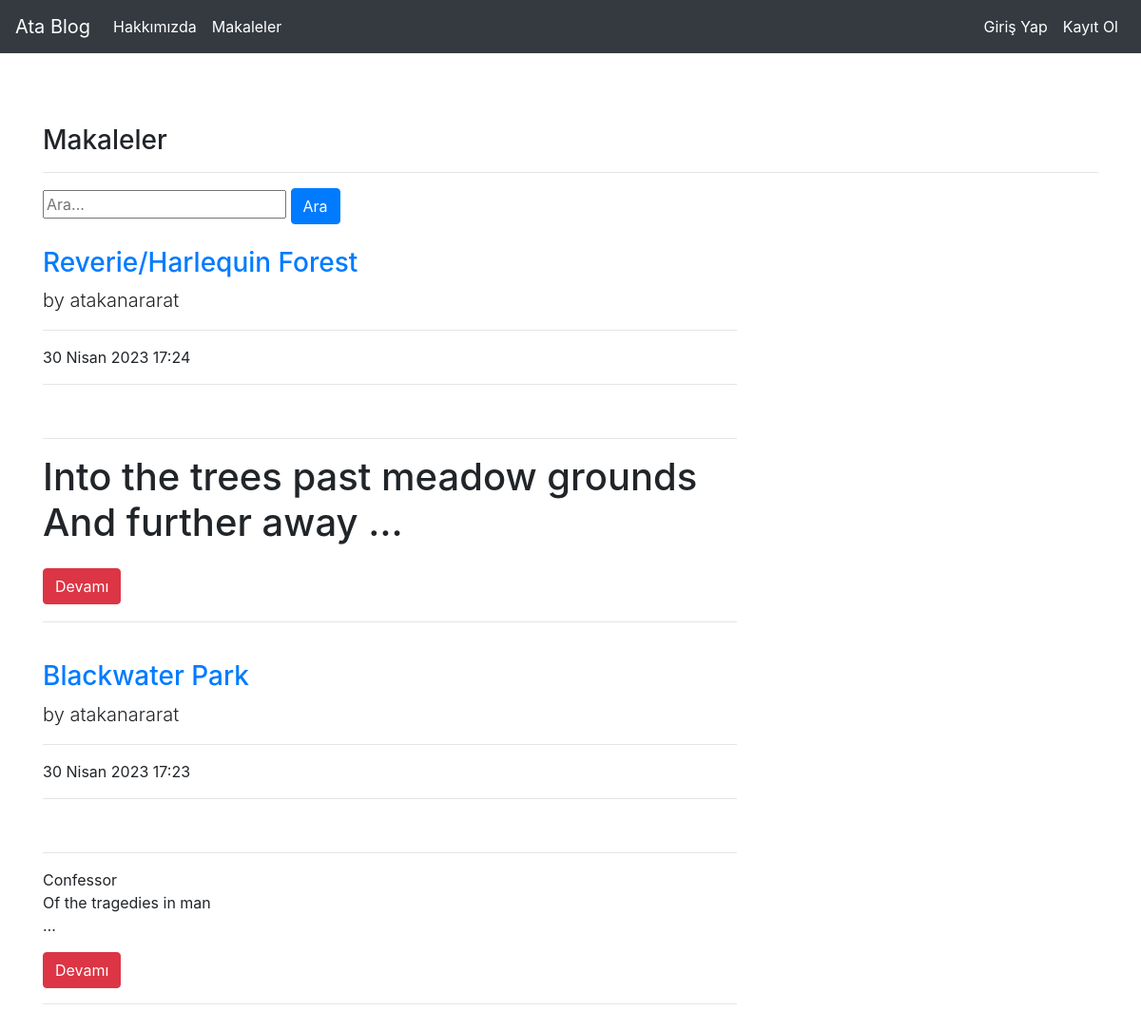
The app's page /articles/ with its own data.
### article/models.py (models this page shows, shortened)
class Article(models.Model):
    author=models.ForeignKey("auth.User",on_delete=models.CASCADE,verbose_name="Yazar")
    title=models.CharField(max_length=50,verbose_name="Başlık")
    content=RichTextField()
    created_date = models.DateTimeField(auto_now_add=True,verbose_name="Oluşturulma Tarihi")
    article_image=models.FileField(blank=True,null=True,verbose_name="Eklenti")
    class Meta :
        ordering = ["-created_date"]

### article/views.py (the view)
# urls.py: path('', views.articles , name="articles"),
def articles(request):
    keyword = request.GET.get("keyword")
    if keyword:
        articles=Article.objects.filter(title__contains=keyword)
        return render(request,"articles.html",{"articles":articles})
    articles=Article.objects.all()
    return render(request,"articles.html",{"articles":articles})

### templates/articles.html (shortened to what this page needs)
{% extends "layout.html" %}
{% block body %}
<h3>Makaleler</h3>
<hr>
<form>
    <input type="text" name="keyword" class="input-sm" maxlength="64" placeholder="Ara...">
<button type="submit" class="btn btn-primary">Ara</button>
</form>
{% if articles %}
{% for article in articles %}
    <div class="row">
        <div class="col-lg-8">
        <a href="{% url 'article:detail' article.id %}"><h3 class="mt-4">{{article.title}}</h3></a>
        <p class="lead">
        by
        {{article.author.username}}
        </p>
        <hr>
        <p>{{article.created_date}}</p>
        <hr>
        <hr>
        <p class="lead">
        {{article.content|safe|truncatewords:10}}
            </p>
        <a href="{% url 'article:detail' article.id %}" class = "btn btn-danger">Devamı</a>
            <hr>
        </div>
    </div>
{% endfor %}
{% else %}
<div class="alert alert-danger">
    Makale Bulunamadı !
</div>
{% endif %}
{% endblock body %}

### records on screen
Article: title "Reverie/Harlequin Forest", author.username "atakanararat", created_date "30 Nisan 2023 17:24", content "Into the trees past meadow grounds And further away …"
Article: title "Blackwater Park", author.username "atakanararat", created_date "30 Nisan 2023 17:23", content "Confessor Of the tragedies in man …"
